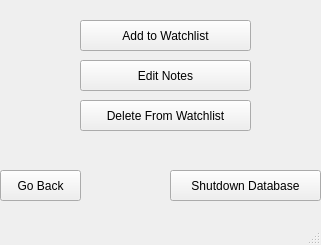
<?xml version="1.0" encoding="UTF-8"?>
<ui version="4.0">
 <class>MainWindow</class>
 <widget class="QMainWindow" name="MainWindow">
  <property name="geometry">
   <rect>
    <x>0</x>
    <y>0</y>
    <width>321</width>
    <height>245</height>
   </rect>
  </property>
  <property name="windowTitle">
   <string>MainWindow</string>
  </property>
  <widget class="QWidget" name="centralwidget">
   <widget class="QPushButton" name="remove_button">
    <property name="geometry">
     <rect>
      <x>80</x>
      <y>100</y>
      <width>171</width>
      <height>31</height>
     </rect>
    </property>
    <property name="text">
     <string>Delete From Watchlist</string>
    </property>
   </widget>
   <widget class="QPushButton" name="edit_notes_button">
    <property name="geometry">
     <rect>
      <x>80</x>
      <y>60</y>
      <width>171</width>
      <height>31</height>
     </rect>
    </property>
    <property name="text">
     <string>Edit Notes</string>
    </property>
   </widget>
   <widget class="QPushButton" name="add_to_watchlist_button">
    <property name="geometry">
     <rect>
      <x>80</x>
      <y>20</y>
      <width>171</width>
      <height>31</height>
     </rect>
    </property>
    <property name="text">
     <string>Add to Watchlist</string>
    </property>
   </widget>
   <widget class="QPushButton" name="shutdown_db_button">
    <property name="geometry">
     <rect>
      <x>170</x>
      <y>170</y>
      <width>151</width>
      <height>31</height>
     </rect>
    </property>
    <property name="text">
     <string>Shutdown Database</string>
    </property>
   </widget>
   <widget class="QPushButton" name="back_button">
    <property name="geometry">
     <rect>
      <x>0</x>
      <y>170</y>
      <width>81</width>
      <height>31</height>
     </rect>
    </property>
    <property name="text">
     <string>Go Back</string>
    </property>
   </widget>
  </widget>
  <widget class="QMenuBar" name="menubar">
   <property name="geometry">
    <rect>
     <x>0</x>
     <y>0</y>
     <width>321</width>
     <height>24</height>
    </rect>
   </property>
  </widget>
  <widget class="QStatusBar" name="statusbar"/>
 </widget>
 <resources/>
 <connections/>
</ui>
